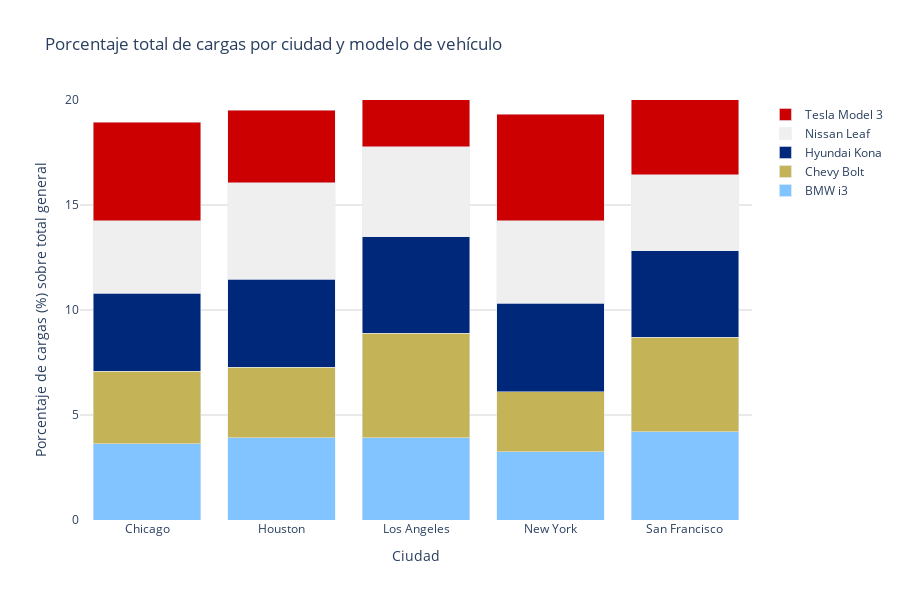

Notebook cell for this chart:
### Code cell
# Crear tabla pivote con conteo absoluto
pivot_table = pd.crosstab(ds_evs_clean['Charging Station Location'], ds_evs_clean['Vehicle Model'])

# Total general de cargas
total_cargas = pivot_table.values.sum()

# Calcular porcentaje de cada modelo sobre total general
pivot_percent_total = pivot_table.div(total_cargas) * 100

# Colores personalizados por modelo
model_colors = {
    'Tesla Model 3': '#CC0000',
    'Nissan Leaf': '#efefef',
    'Hyundai Kona': '#00287A',
    'Chevy Bolt': '#c5b358',
    'BMW i3': '#81C4FF'
}

# Crear trazas para cada modelo (columna)
data = []
for model in pivot_percent_total.columns:
    color = model_colors.get(model, '#888888')  # Color por defecto si no está en el diccionario
    trace = go.Bar(
        x=pivot_percent_total.index,
        y=pivot_percent_total[model],
        name=model,
        marker=dict(color=color),
        hovertemplate='%{x}<br>Modelo: ' + model + '<br>% Cargas: %{y:.2f}%',
    )
    data.append(trace)

# Layout del gráfico
layout = go.Layout(
    title='Porcentaje total de cargas por ciudad y modelo de vehículo',
    xaxis=dict(title='Ciudad'),
    yaxis=dict(title='Porcentaje de cargas (%) sobre total general', range=[0, 20], showgrid=True, gridcolor='lightgray'),
    barmode='stack',
    width=900,
    height=600,
    plot_bgcolor="#ffffff",
    paper_bgcolor='#ffffff'
)

# Crear figura y mostrar
print("✔️ Este gráfico muestra el porcentaje total de carga en cada ciudad y a su vez el porcentaje total de cargas por cada modelo de vehículo")
fig = go.Figure(data=data, layout=layout)
iplot(fig);

### Figure 1 — Plotly figure (JSON) as saved in the notebook; plotly's stock layout.template omitted (floating-point values rounded to 4 significant figures)
{"data": [{"hovertemplate": "%{x}<br>Modelo: BMW i3<br>% Cargas: %{y:.2f}%", "marker": {"color": "#81C4FF"}, "name": "BMW i3", "type": "bar", "x": ["Chicago", "Houston", "Los Angeles", "New York", "San Francisco"], "y": [3.633, 3.92, 3.92, 3.25, 4.207]}, {"hovertemplate": "%{x}<br>Modelo: Chevy Bolt<br>% Cargas: %{y:.2f}%", "marker": {"color": "#c5b358"}, "name": "Chevy Bolt", "type": "bar", "x": ["Chicago", "Houston", "Los Angeles", "New York", "San Francisco"], "y": [3.442, 3.346, 4.971, 2.868, 4.493]}, {"hovertemplate": "%{x}<br>Modelo: Hyundai Kona<br>% Cargas: %{y:.2f}%", "marker": {"color": "#00287A"}, "name": "Hyundai Kona", "type": "bar", "x": ["Chicago", "Houston", "Los Angeles", "New York", "San Francisco"], "y": [3.728, 4.207, 4.589, 4.207, 4.111]}, {"hovertemplate": "%{x}<br>Modelo: Nissan Leaf<br>% Cargas: %{y:.2f}%", "marker": {"color": "#efefef"}, "name": "Nissan Leaf", "type": "bar", "x": ["Chicago", "Houston", "Los Angeles", "New York", "San Francisco"], "y": [3.442, 4.589, 4.302, 3.92, 3.633]}, {"hovertemplate": "%{x}<br>Modelo: Tesla Model 3<br>% Cargas: %{y:.2f}%", "marker": {"color": "#CC0000"}, "name": "Tesla Model 3", "type": "bar", "x": ["Chicago", "Houston", "Los Angeles", "New York", "San Francisco"], "y": [4.685, 3.442, 3.537, 5.067, 4.493]}], "layout": {"barmode": "stack", "height": 600, "paper_bgcolor": "#ffffff", "plot_bgcolor": "#ffffff", "title": {"text": "Porcentaje total de cargas por ciudad y modelo de vehículo"}, "width": 900, "xaxis": {"title": {"text": "Ciudad"}}, "yaxis": {"gridcolor": "lightgray", "range": [0, 20], "showgrid": true, "title": {"text": "Porcentaje de cargas (%) sobre total general"}}}}
